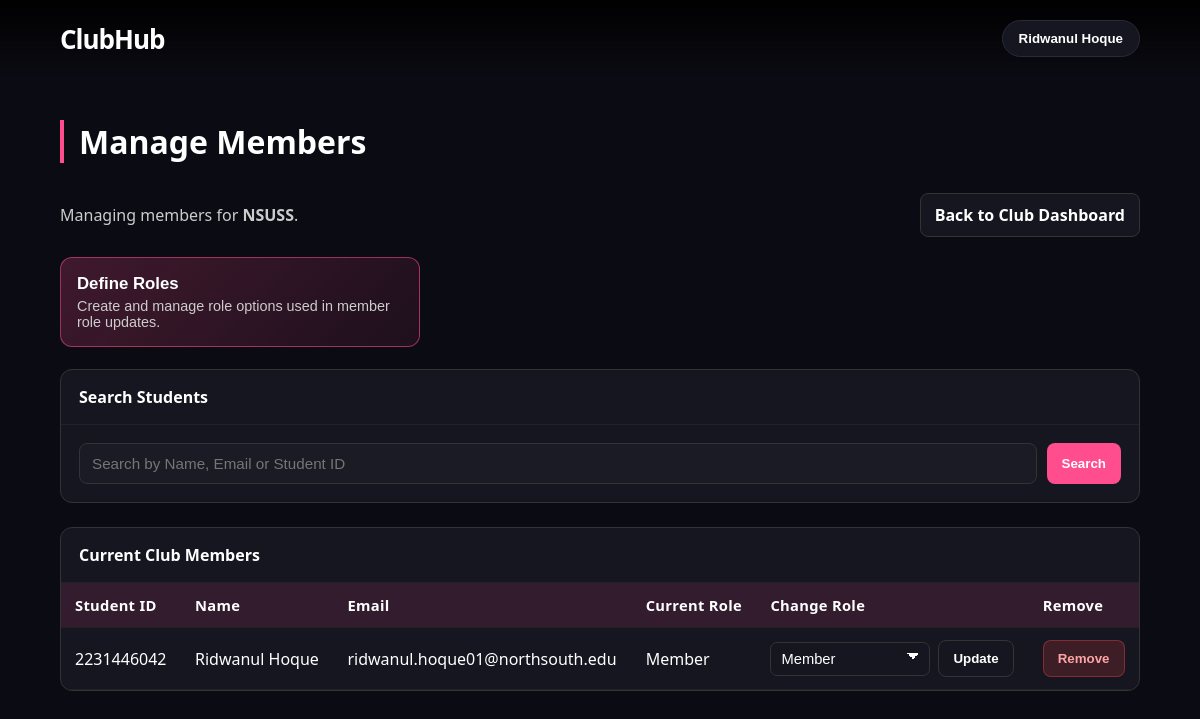
/manage_members.php (signed in), run on an earlier commit of the app's database.
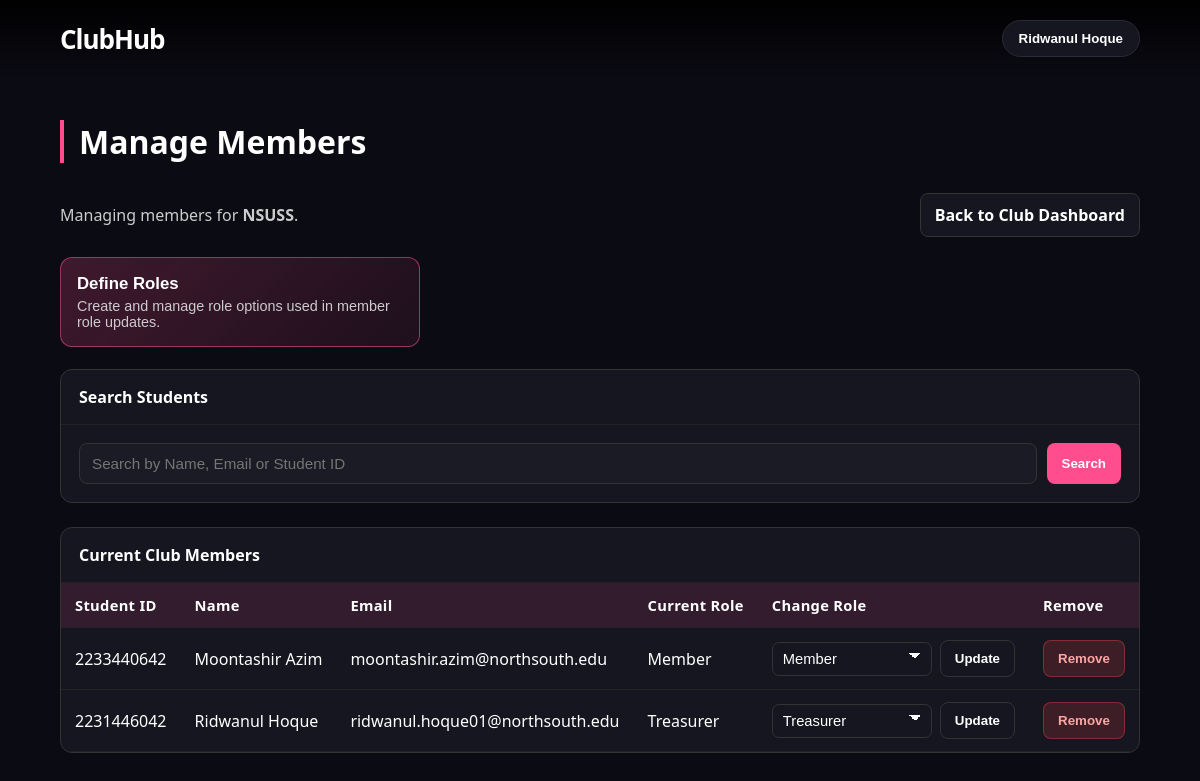
And on a later commit of the database.
### tables this page shows
CREATE TABLE `clubs` (
  `club_id` int(11) NOT NULL,
  `club_name` varchar(255) NOT NULL,
  `club_data` longtext DEFAULT NULL
);

CREATE TABLE `club_members` (
  `member_id` int(11) NOT NULL,
  `student_id` varchar(20) DEFAULT NULL,
  `club_id` int(11) DEFAULT NULL,
  `Role` varchar(255) DEFAULT NULL,
  `active` binary(1) DEFAULT '1'
);

CREATE TABLE `students` (
  `student_id` varchar(20) NOT NULL,
  `full_name` varchar(255) NOT NULL,
  `student_email` varchar(255) NOT NULL,
  `address` varchar(255) DEFAULT NULL,
  `DOB` date DEFAULT NULL,
  `contact` varchar(15) DEFAULT NULL
);

CREATE TABLE `club_role_definitions` (
  `role_id` int(11) NOT NULL,
  `club_id` int(11) NOT NULL,
  `role_name` varchar(255) NOT NULL,
  `is_active` tinyint(1) DEFAULT 1
);

### manage_members.php (the view, shortened to what this page needs)
<?php
include 'connection.php';
function findClubForUser(mysqli $con, string $email, bool $ebOnly = true): ?array
{
    $roleClause = $ebOnly ? " AND UPPER(cm.Role) LIKE 'EB%'" : '';
    $sql = "
        SELECT c.club_id, c.club_name
        FROM students s
        INNER JOIN club_members cm ON cm.student_id = s.student_id AND cm.active = 1
        INNER JOIN clubs c ON c.club_id = cm.club_id
        WHERE s.student_email = ?
        $roleClause
        ORDER BY cm.member_id ASC
        LIMIT 1
    ";
    $stmt = $con->prepare($sql);
    $stmt->bind_param('s', $email);
    $stmt->execute();
    $row = $stmt->get_result()->fetch_assoc();
    return $row ?: null;
}
function normalizeRoleInput(string $value): string
{
    $value = trim($value);
    $value = preg_replace('/\s+/', ' ', $value);
    return trim((string)$value);
}
function roleDisplayName(string $roleName): string
{
    $normalized = normalizeRoleInput($roleName);
    $withoutPrefix = preg_replace('/^EB[\s\-_:]*/i', '', $normalized);
    $withoutPrefix = normalizeRoleInput((string)$withoutPrefix);
    return $withoutPrefix;
}
$email = (string)$_SESSION['Email'];
$displayName = $_SESSION['Name'] ?? null;
$clubId = intval($_SESSION['club_id'] ?? ($_SESSION['Club_id'] ?? 0));
$clubName = '';
if ($clubId > 0) {
    $clubStmt = $con->prepare('SELECT club_name FROM clubs WHERE club_id = ? LIMIT 1');
    if ($clubStmt) {
        $clubStmt->bind_param('i', $clubId);
        $clubStmt->execute();
        $nameRow = $clubStmt->get_result()->fetch_assoc();
        $clubName = $nameRow['club_name'] ?? '';
    }
}
if ($clubId <= 0 || $clubName === '') {
    $clubInfo = findClubForUser($con, $email, true);
    if ($clubInfo) {
        $clubId = intval($clubInfo['club_id']);
        $clubName = (string)$clubInfo['club_name'];
    }
}
$baseRoles = ['Member', 'Executive', 'President', 'EB-Executive', 'EB-President'];
$customRoles = [];
$memberRoleNames = [];
if ($clubId > 0) {
    $checkRoleTableSql = 'SELECT 1 FROM club_role_definitions LIMIT 1';
    $roleTableReady = mysqli_query($con, $checkRoleTableSql) !== false;
    if ($roleTableReady) {
        $rolesStmt = $con->prepare(
            'SELECT role_id, role_name
             FROM club_role_definitions
             WHERE club_id = ? AND is_active = 1
             ORDER BY role_name ASC'
        );
        if ($rolesStmt) {
            $rolesStmt->bind_param('i', $clubId);
            $rolesStmt->execute();
            $rolesResult = $rolesStmt->get_result();
            while ($row = $rolesResult->fetch_assoc()) {
                $customRoles[] = $row;
            }
        }
    }
}
if ($clubId > 0) {
    $memberRolesStmt = $con->prepare(
        'SELECT DISTINCT Role AS role_name
         FROM club_members
         WHERE club_id = ?
           AND active = 1
           AND Role IS NOT NULL
           AND TRIM(Role) <> ""
         ORDER BY role_name ASC'
    );
    if ($memberRolesStmt) {
        $memberRolesStmt->bind_param('i', $clubId);
        $memberRolesStmt->execute();
        $memberRolesResult = $memberRolesStmt->get_result();
        while ($roleRow = $memberRolesResult->fetch_assoc()) {
            $normalized = normalizeRoleInput((string)$roleRow['role_name']);
            if ($normalized !== '') {
                $memberRoleNames[] = $normalized;
            }
        }
    }
}
$customRoleNames = array_map(
    static function (array $row): string {
        return (string)$row['role_name'];
    },
    $customRoles
);
$customRoleNames = array_values(array_unique($customRoleNames));
$memberRoleNames = array_values(array_unique($memberRoleNames));
$allowedRoles = array_values(array_unique(array_merge($baseRoles, $customRoleNames, $memberRoleNames)));
$searchQuery = trim((string)($_GET['q'] ?? ''));
$members = [];
if ($clubId > 0) {
    $membersStmt = $con->prepare(
        "SELECT
            cm.member_id,
            cm.student_id,
            cm.Role,
            s.full_name,
            s.student_email
         FROM club_members cm
         INNER JOIN students s ON s.student_id = cm.student_id
         WHERE cm.club_id = ?
           AND cm.active = 1
         ORDER BY
            CASE UPPER(cm.Role)
                WHEN 'PRESIDENT' THEN 1
                WHEN 'EB-PRESIDENT' THEN 1
                WHEN 'EXECUTIVE' THEN 2
                WHEN 'EB-EXECUTIVE' THEN 2
                WHEN 'INCHARGE' THEN 2
                ELSE 3
            END,
            s.full_name ASC"
    );
    $membersStmt->bind_param('i', $clubId);
    $membersStmt->execute();
    $membersResult = $membersStmt->get_result();
    while ($row = $membersResult->fetch_assoc()) {
        $members[] = $row;
    }
}
?>
<!DOCTYPE html>
<html lang="en">
<head>
    <link rel="stylesheet" href="styles.css?v=<?php echo filemtime('styles.css'); ?>">
</head>
<body>
    <nav>
        <div class="logo">ClubHub</div>
        <div class="profile-menu" id="profile-menu">
            <button class="profile-trigger" id="profile-trigger" type="button" aria-expanded="false"><?php echo htmlspecialchars((string)$displayName); ?></button>
        </div>
    </nav>
    <section class="members-page">
        <div class="header">Manage Members</div>
        <div class="members-header">
            <p class="members-meta">
                <?php if ($clubId > 0): ?>
                    Managing members for <strong><?php echo htmlspecialchars($clubName !== '' ? $clubName : ('Club #' . $clubId)); ?></strong>.
                <?php else: ?>
                    No club was detected for this account.
                <?php endif; ?>
            </p>
            <a href="Club_dashboard.php" class="back-link">Back to Club Dashboard</a>
        </div>
        <div class="quick-actions">
            <button type="button" class="role-card" id="open-roles-modal" <?php echo $clubId <= 0 ? 'disabled' : ''; ?>>
                <span class="role-card-title">Define Roles</span>
                <span class="role-card-subtitle">Create and manage role options used in member role updates.</span>
            </button>
        </div>
        <div class="panel">
            <div class="panel-header">Search Students</div>
            <div class="panel-body">
                <form class="search-form" method="get" action="manage_members.php">
                    <input
                        class="search-input"
                        type="text"
                        name="q"
                        value="<?php echo htmlspecialchars($searchQuery); ?>"
                        placeholder="Search by Name, Email or Student ID"
                        <?php echo $clubId <= 0 ? 'disabled' : ''; ?>
                    >
                    <button class="btn" type="submit" <?php echo $clubId <= 0 ? 'disabled' : ''; ?>>Search</button>
                </form>
            </div>
        </div>
        <div class="panel">
            <div class="panel-header">Current Club Members</div>
            <div class="table-wrap">
                <table class="members-table">
                    <thead>
                        <tr>
                            <th>Student ID</th>
                            <th>Name</th>
                            <th>Email</th>
                            <th>Current Role</th>
                            <th>Change Role</th>
                            <th>Remove</th>
                        </tr>
                    </thead>
                    <tbody>
                        <?php if ($clubId <= 0): ?>
                            <tr>
                                <td colspan="6" class="empty-state">No club is linked to this account.</td>
                            </tr>
                        <?php elseif (empty($members)): ?>
                            <tr>
                                <td colspan="6" class="empty-state">No active members found for this club.</td>
                            </tr>
                        <?php else: ?>
                            <?php foreach ($members as $member): ?>
                                <?php
                                    $currentRole = (string)$member['Role'];
                                ?>
                                <tr>
                                    <td><?php echo htmlspecialchars((string)$member['student_id']); ?></td>
                                    <td><?php echo htmlspecialchars((string)$member['full_name']); ?></td>
                                    <td><?php echo htmlspecialchars((string)$member['student_email']); ?></td>
                                    <td><?php echo htmlspecialchars(roleDisplayName($currentRole)); ?></td>
                                    <td>
                                        <form method="post" class="inline-form" action="manage_members.php">
                                            <select class="role-select" name="role" aria-label="Update member role">
                                                <?php foreach ($allowedRoles as $roleOption): ?>
                                                    <option value="<?php echo htmlspecialchars($roleOption); ?>" <?php echo $roleOption === $currentRole ? 'selected' : ''; ?>>
                                                        <?php echo htmlspecialchars(roleDisplayName($roleOption)); ?>
                                                    </option>
                                                <?php endforeach; ?>
                                            </select>
                                            <button class="btn btn-secondary" type="submit">Update</button>
                                        </form>
                                    </td>
                                    <td>
                                        <form method="post" action="manage_members.php" onsubmit="return confirm('Remove this member from the club?');">
                                            <button class="btn btn-danger" type="submit">Remove</button>
                                        </form>
                                    </td>
                                </tr>
                            <?php endforeach; ?>
                        <?php endif; ?>
                    </tbody>
                </table>
            </div>
        </div>
    </section>
</body>
</html>

### styles.css (style rules this page uses)
:root { --pink: #ff4d8d; --dark-bg: #0b0b13; --card: #161621; --text: #ffffff; --muted: #cccccc; --overlay-nav: rgba(0, 0, 0, 0.9); --table-border: #333333; --table-row-border: #222222; --modal-overlay: rgba(0, 0, 0, 0.85); --transition: 0.8s cubic-bezier(0.4, 0, 0.2, 1); }
html { scroll-snap-type: y mandatory; scroll-behavior: smooth; }
body { margin: 0; font-family: 'Segoe UI', sans-serif; background: var(--dark-bg); color: var(--text); overflow-x: hidden; }
nav { display: flex; justify-content: space-between; padding: 20px 5%; background: linear-gradient(to bottom, var(--overlay-nav), transparent); position: fixed; width: 90%; z-index: 1000; align-items: center; }
.logo { font-size: 26px; font-weight: 900; letter-spacing: -1px; }
.profile-menu { position: relative; margin-left: auto; }
.profile-trigger { background: var(--card); color: var(--text); border: 1px solid #2a2a38; border-radius: 999px; padding: 10px 16px; font-weight: 600; cursor: pointer; }
.header { font-size: 2rem; margin-bottom: 30px; font-weight: 800; border-left: 4px solid var(--pink); padding-left: 15px; }

### manage_members.php (style rules this page uses)
html { scroll-snap-type: none; }
body { min-height: 100vh; }
.members-page { min-height: 100vh; padding: 120px 5% 60px 5%; background: var(--dark-bg); }
.members-header { display: flex; justify-content: space-between; align-items: center; gap: 16px; flex-wrap: wrap; margin-bottom: 20px; }
.members-meta { color: var(--muted); margin: 0; }
.back-link { display: inline-block; text-decoration: none; color: var(--text); border: 1px solid var(--table-border); background: var(--card); border-radius: 8px; padding: 10px 14px; transition: 0.2s ease; font-weight: 600; }
.quick-actions { margin-bottom: 22px; }
.role-card { width: 100%; max-width: 360px; text-align: left; background: linear-gradient(135deg, rgba(255, 77, 141, 0.22), rgba(255, 77, 141, 0.08)); border: 1px solid rgba(255, 77, 141, 0.55); color: var(--text); border-radius: 12px; padding: 16px; cursor: pointer; transition: 0.2s ease; }
.role-card-title { display: block; font-size: 1.05rem; font-weight: 800; margin-bottom: 4px; }
.role-card-subtitle { display: block; font-size: 0.9rem; color: var(--muted); }
.panel { background: var(--card); border: 1px solid var(--table-border); border-radius: 12px; margin-bottom: 24px; overflow: hidden; }
.panel-header { padding: 16px 18px; border-bottom: 1px solid var(--table-row-border); font-weight: 700; }
.panel-body { padding: 18px; }
.search-form { display: flex; gap: 10px; flex-wrap: wrap; }
.search-input { flex: 1; min-width: 240px; padding: 11px 12px; border-radius: 8px; border: 1px solid var(--table-border); background: rgba(255, 255, 255, 0.02); color: var(--text); font-size: 0.95rem; }
.btn { border: 1px solid transparent; border-radius: 8px; padding: 10px 14px; font-weight: 600; cursor: pointer; transition: 0.2s ease; background: var(--pink); color: #fff; }
.btn-secondary { background: transparent; border-color: var(--table-border); color: var(--text); }
.btn-danger { background: rgba(239, 68, 68, 0.18); border-color: rgba(239, 68, 68, 0.4); color: #fca5a5; }
.table-wrap { overflow-x: auto; }
.members-table { width: 100%; border-collapse: collapse; color: var(--text); }
.members-table th, .members-table td { padding: 12px 14px; border-bottom: 1px solid var(--table-row-border); text-align: left; vertical-align: middle; }
.members-table thead th { background: rgba(255, 77, 141, 0.12); font-size: 0.92rem; letter-spacing: 0.02em; }
.inline-form { display: flex; align-items: center; gap: 8px; margin: 0; }
.role-select { min-width: 160px; padding: 8px 36px 8px 10px; border-radius: 7px; border: 1px solid var(--table-border); background-color: var(--card); color: var(--text); font-size: 0.92rem; appearance: none; -webkit-appearance: none; -moz-appearance: none; background-image: linear-gradient(45deg, transparent 50%, var(--text) 50%), linear-gradient(135deg, var(--text) 50%, transparent 50%); background-position: calc(100% - 16px) calc(50% - 3px), calc(100% - 10px) calc(50% - 3px); background-size: 6px 6px, 6px 6px; background-repeat: no-repeat; }
.role-select option { background-color: var(--card); color: var(--text); }

What changed in the data, as far as the page shows it:
added club_members: student "2233440642", student.full_name "Moontashir Azim", student.student_email "moontashir.azim@northsouth.edu", Role "Member", role "Member"
changed club_members "Ridwanul Hoque": Role "Member" → "Treasurer"; role "Member" → "Treasurer"
